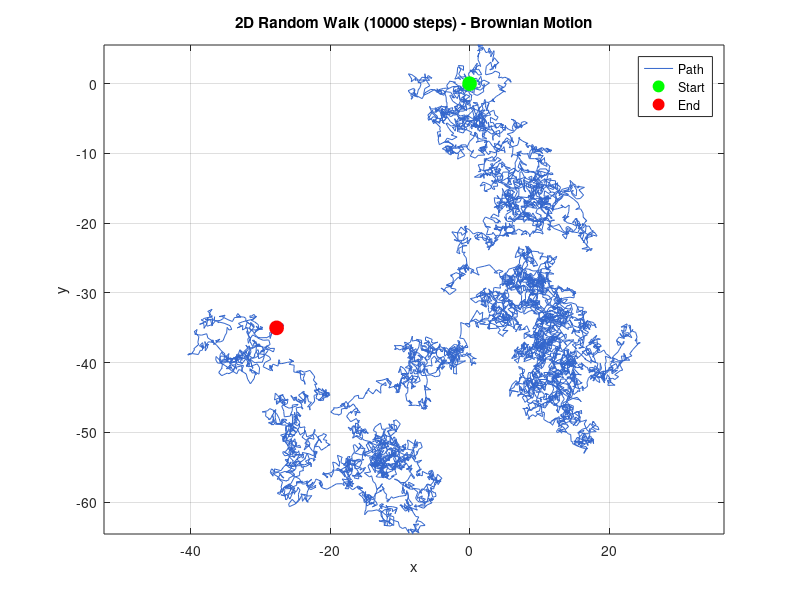
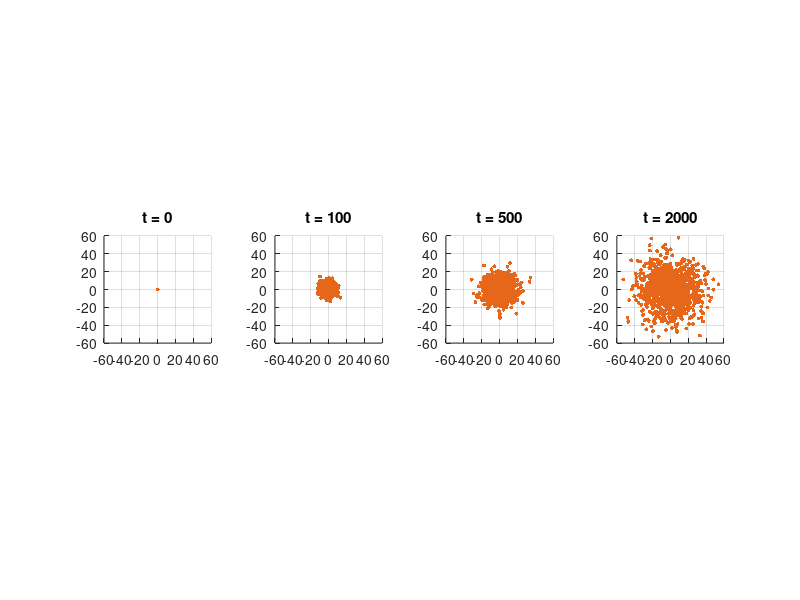

Write MATLAB code to recreate these figures, in order. (Note: this script raises an error after producing the figures.)
% Exercise 1: 2D random walk (Brownian motion)
rng(0);
n_steps = 10000;

angles = 2*pi*rand(n_steps, 1);
step_sizes = rand(n_steps, 1);

dx = step_sizes .* cos(angles);
dy = step_sizes .* sin(angles);

x = [0; cumsum(dx)];
y = [0; cumsum(dy)];

figure;
plot(x, y, 'LineWidth', 0.5, 'Color', [0.2 0.4 0.8]); hold on;
plot(0, 0, 'go', 'MarkerSize', 10, 'MarkerFaceColor', 'g');
plot(x(end), y(end), 'ro', 'MarkerSize', 10, 'MarkerFaceColor', 'r');
xlabel('x');
ylabel('y');
title(sprintf('2D Random Walk (%d steps) - Brownian Motion', n_steps));
legend('Path', 'Start', 'End');
axis equal;
grid on;




% Exercise 2: Diffusion of many molecules
n_molecules = 1000;
n_steps = 2000;
checkpoints = [1, 101, 501, 2001];  % t=0,100,500,2000 (1-indexed)

angles = 2*pi*rand(n_steps, n_molecules);
steps = rand(n_steps, n_molecules);
dx = steps .* cos(angles);
dy = steps .* sin(angles);

X = [zeros(1, n_molecules); cumsum(dx, 1)];
Y = [zeros(1, n_molecules); cumsum(dy, 1)];

figure;
titles = {'t = 0', 't = 100', 't = 500', 't = 2000'};
for k = 1:4
    subplot(1, 4, k);
    scatter(X(checkpoints(k), :), Y(checkpoints(k), :), 8, [0.9 0.4 0.1], 'filled');
    title(titles{k});
    xlim([-60 60]); ylim([-60 60]);
    axis square;
    grid on;
end
sgtitle('Diffusion of 1000 Molecules Over Time');






% Exercise 3: Einstein relation -- <x^2> vs t
times = [10, 50, 100, 200, 400, 800, 1600];
n_walks = 1000;
msd = zeros(size(times));

for k = 1:length(times)
    t = times(k);
    angles = 2*pi*rand(t, n_walks);
    steps = rand(t, n_walks);
    dx = steps .* cos(angles);
    dy = steps .* sin(angles);
    x_final = sum(dx, 1);
    y_final = sum(dy, 1);
    sq_disp = x_final.^2 + y_final.^2;
    msd(k) = mean(sq_disp);
end

p = polyfit(times, msd, 1);
slope = p(1);
intercept = p(2);
D = slope / 2;  % slope = 2D in 2D

figure;
plot(times, msd, 'o', 'MarkerSize', 8, 'MarkerFaceColor', 'b'); hold on;
plot(times, slope*times + intercept, 'r--', 'LineWidth', 2);
xlabel('Time (steps)');
ylabel('Mean Squared Displacement <x^2>');
title('Einstein Relation: <x^2> vs Time');
legend('Simulated', sprintf('Fit: slope = %.3f', slope), 'Location', 'northwest');
grid on;

fprintf('Slope = %.4f, Diffusion coefficient D = %.4f\n', slope, D);





% Exercise 4: Diffusion PDE -- spike flattening into a Gaussian
D = 0.5;
L = 100;
dx = 1.0;
dt = 0.2;
nx = round(L/dx);

C = zeros(nx, 1);
C(round(nx/2)) = 1000;  % delta function spike at center

alpha = D*dt/dx^2;
assert(alpha < 0.5, 'Unstable! Reduce dt or increase dx.');

save_steps = [1, 51, 201, 501];
snapshots = zeros(nx, length(save_steps));
save_idx = 1;

for step = 1:501
    if any(step == save_steps)
        snapshots(:, save_idx) = C;
        save_idx = save_idx + 1;
    end
    C_new = C;
    C_new(2:end-1) = C(2:end-1) + alpha*(C(3:end) - 2*C(2:end-1) + C(1:end-2));
    C = C_new;
end

figure; hold on;
labels = {'t=0', 't=50', 't=200', 't=500'};
for k = 1:size(snapshots, 2)
    plot(snapshots(:, k), 'LineWidth', 2, 'DisplayName', labels{k});
end
xlabel('Position');
ylabel('Concentration');
title('Diffusion: Spike Flattening into a Gaussian');
legend show;
grid on;





% Exercise 5: Diffusion across a membrane
k = 0.05;        % membrane permeability
C_left = 100.0;
C_right = 0.0;
n_t = 500;

left_hist = zeros(n_t+1, 1);
right_hist = zeros(n_t+1, 1);
left_hist(1) = C_left;
right_hist(1) = C_right;

for t = 1:n_t
    flux = k * (C_left - C_right);
    C_left = C_left - flux;
    C_right = C_right + flux;
    left_hist(t+1) = C_left;
    right_hist(t+1) = C_right;
end

figure;
plot(left_hist, 'LineWidth', 2); hold on;
plot(right_hist, 'LineWidth', 2);
xlabel('Time');
ylabel('Concentration');
title("Diffusion Across a Membrane (Fick's Law)");
legend('Left compartment (e.g. blood)', 'Right compartment (e.g. alveoli)');
grid on;





% Exercise 6: Stock (Brownian motion + drift) vs molecule (no drift)
n_steps = 1000;

% Stock: Brownian motion WITH drift
drift = 0.001;
volatility = 1.0;
stock_returns = drift + volatility * randn(n_steps, 1);
stock_path = [100; 100 + cumsum(stock_returns)];

% Molecule: Brownian motion WITHOUT drift
molecule_steps = randn(n_steps, 1);
molecule_path = [0; cumsum(molecule_steps)];

figure;
subplot(1, 2, 1);
plot(stock_path, 'g-', 'LineWidth', 1.5);
title('Stock Price (Brownian motion + drift)');
xlabel('Time');
ylabel('Price');
grid on;

subplot(1, 2, 2);
plot(molecule_path, 'b-', 'LineWidth', 1.5);
title('Molecule Position (Brownian motion, no drift)');
xlabel('Time');
ylabel('Position');
grid on;
